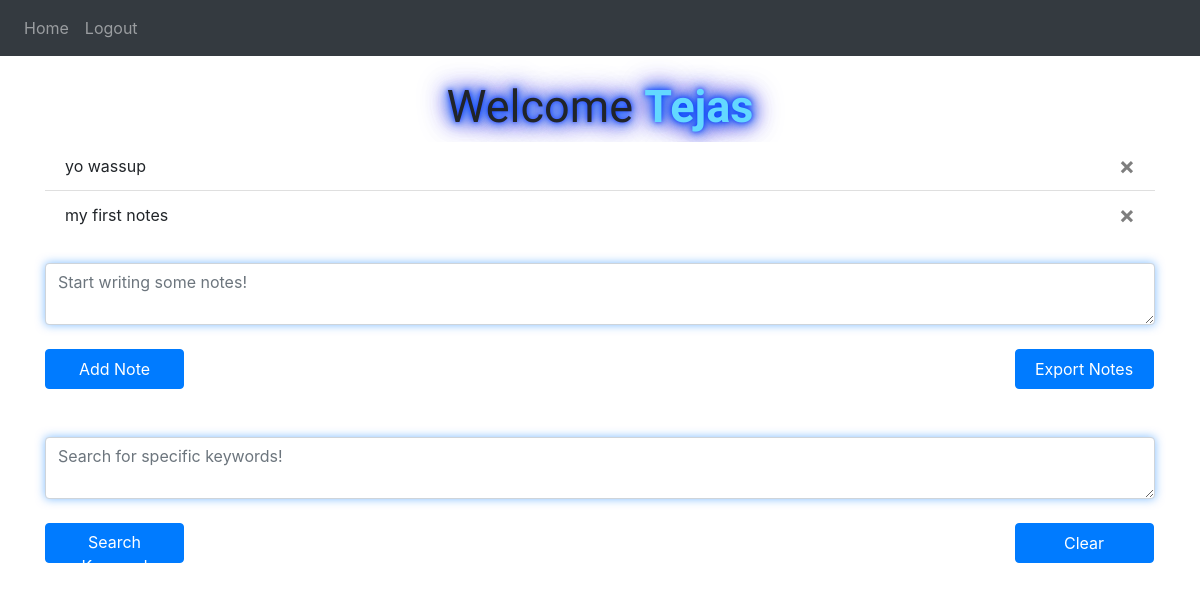
The page / (signed in) on the database as committed earlier.
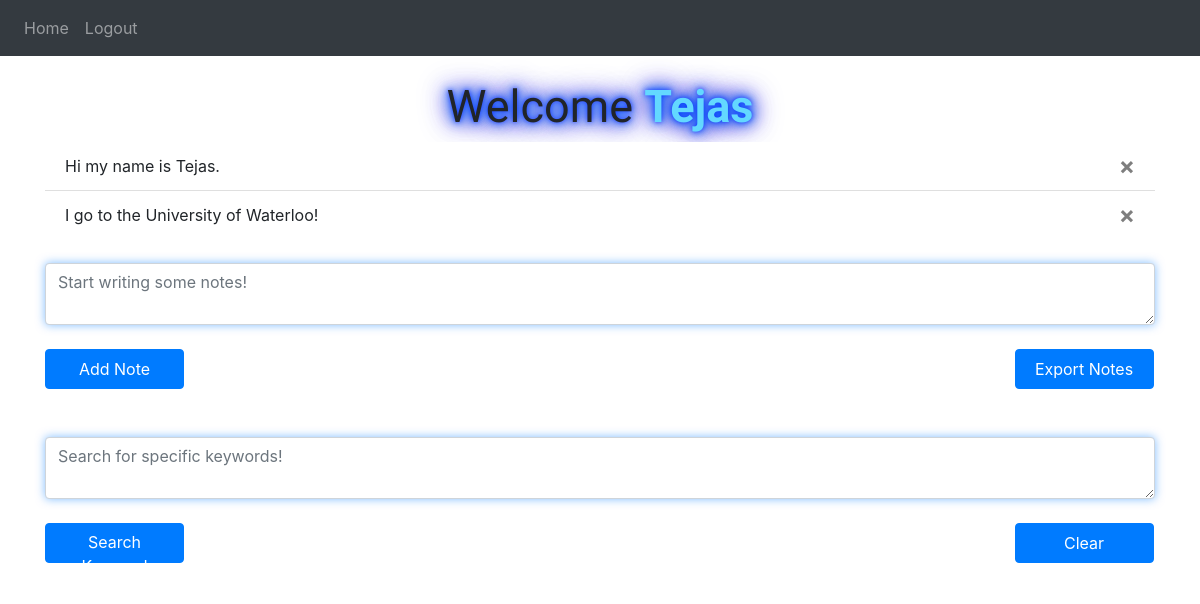
The same page on the database as committed later.
### website/models.py (models this page shows)
class User(db.Model, UserMixin):
    id = db.Column(db.Integer, primary_key=True)  # Primary key for the users table
    email = db.Column(db.String(150), unique=True)  # Email column with a maximum length of 150 characters, must be unique
    password = db.Column(db.String(150))  # Password column with a maximum length of 150 characters
    first_name = db.Column(db.String(150))  # First name column with a maximum length of 150 characters
    notes = db.relationship('Note')  # Establishes a one-to-many relationship with the Note model, allowing access to all notes associated with a user

class Note(db.Model):
    id = db.Column(db.Integer, primary_key=True)  # Primary key for the notes table
    data = db.Column(db.String(10000))  # Column to store the note data, with a maximum length of 10000 characters
    date = db.Column(db.DateTime(timezone=True), default=func.now())  # Timestamp for when the note was created, with timezone support
    user_id = db.Column(db.Integer, db.ForeignKey('user.id'))  # Foreign key to link to the user who created the note

### website/views.py (the view, shortened to what this page needs)
@views.route('/', methods=['GET', 'POST'])
@login_required  # Ensure the user is logged in to access this route
def home():
    return render_template("home.html", user=current_user, searched_notes=searched_notes if 'search_note' in request.form else None)

### website/templates/home.html (shortened to what this page needs)
{% extends "base.html" %} {% block title %}Home{% endblock %}
{% block content %}
<br>
<h1 align="center" class="text-glow" style="font-family: Sofia Sans; font-size: 45px;">Welcome <span style="color:rgb(99, 216, 255)"><b>{{user.first_name}}</b></span></h1>
<ul class="list-group list-group-flush" id="notes">
    {% for note in user.notes %}
    <li class="list-group-item">{{ note.data }}
        <button type="button" class="close" onclick="deleteNote({{ note.id }})">
            <span align="center" aria-hidden="true">&times;</span>
        </button>
    </li>
    {% endfor %}
</ul>
<form method="POST">
    <br>
    <textarea name="note" id="note" class="form-control form-control-glow" placeholder="Start writing some notes!"></textarea>
    <br>
    <div align="left">
        <button style="width: 139px; height: 40px;" type="submit" class="btn btn-primary" name="add_note">Add Note</button>
        <button style="width: 139px; height: 40px; margin-left: 826px;" type="submit" class="btn btn-primary" name="export_note">Export Notes</button>
    </div>
    <br>
    <br>
    <div>
        <textarea name="search" id="search" class="form-control form-control-glow" placeholder="Search for specific keywords!"></textarea>
    </div>
    <br>
    <div align="left">
        <button style="width: 139px; height: 40px;" type="submit" class="btn btn-primary" name="search_note">Search Keyword</button>
        <button style="width: 139px; height: 40px; margin-left: 826px;" type="submit" class="btn btn-primary" name="clear">Clear</button>
    </div>
</form>
{% endblock %}

### website/templates/base.html (shortened to what this page needs)
<!DOCTYPE html>
<html lang="en">
<head>
    <link
        rel="stylesheet"
        href="https://stackpath.bootstrapcdn.com/bootstrap/4.4.1/css/bootstrap.min.css"
    />
    <link
        rel="stylesheet"
        href="https://stackpath.bootstrapcdn.com/font-awesome/4.7.0/css/font-awesome.min.css"
    />
    <link href="https://stackpath.bootstrapcdn.com/bootstrap/4.5.2/css/bootstrap.min.css" rel="stylesheet">
</head>
<body>
    <nav class="navbar navbar-expand-lg navbar-dark bg-dark">
        <div class="collapse navbar-collapse" id="navbar">
            <div class="navbar-nav">
                {% if user.is_authenticated %}
                <a class="nav-item nav-link" id="home" href="/">Home</a>
                <a class="nav-item nav-link" id="logout" href="/logout">Logout</a>
                {% else %}
                <a class="nav-item nav-link" id="login" href="/login">Login</a>
                <a class="nav-item nav-link" id="signUp" href="/sign-up">Sign Up</a>
                {% endif %}
            </div>
        </div>
    </nav>
    <div class="container">
        {% block content %} {% endblock %}
    </div>
</body>
</html>

### website/templates/base.html (style rules this page uses)
.form-control-glow { border: 1px solid #ced4da; border-radius: 0.25rem; padding: 0.375rem 0.75rem; background-color: #fff; background-clip: padding-box; box-shadow: 0 0 10px rgba(0, 123, 255, 0.5); transition: box-shadow 0.3s ease-in-out; }
.text-glow { text-shadow: 0 0 5px rgba(0, 26, 255, 0.75), 0 0 10px rgba(0, 123, 255, 0.75), 0 0 15px rgba(0, 123, 255, 0.75), 0 0 20px rgba(63, 21, 213, 0.75), 0 0 25px rgba(50, 37, 231, 0.7), 0 0 30px rgba(50, 37, 231, 0.7); font-family: Sofia Sans }

Rows that differ between the two databases and show on the page:
removed Note: data "yo wassup"
removed Note: data "my first notes"
added Note: data "Hi my name is Tejas."
added Note: data "I go to the University of Waterloo!"
